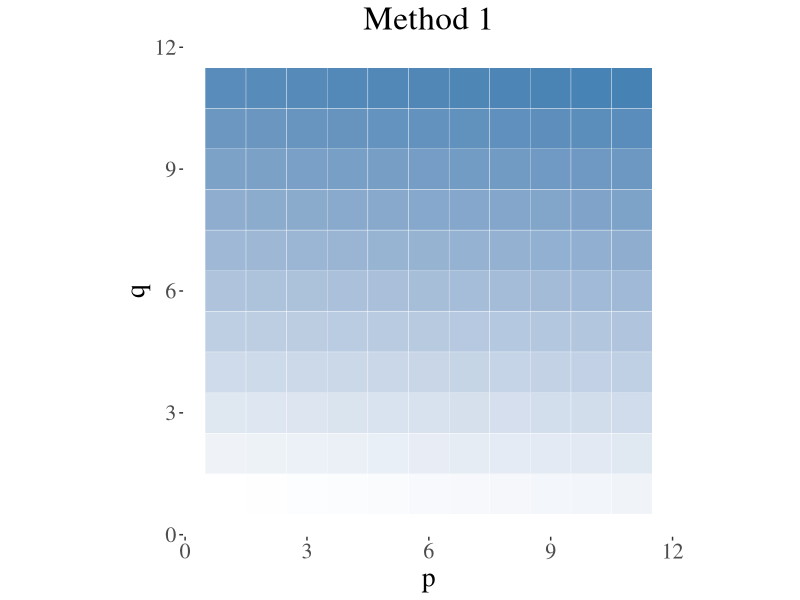
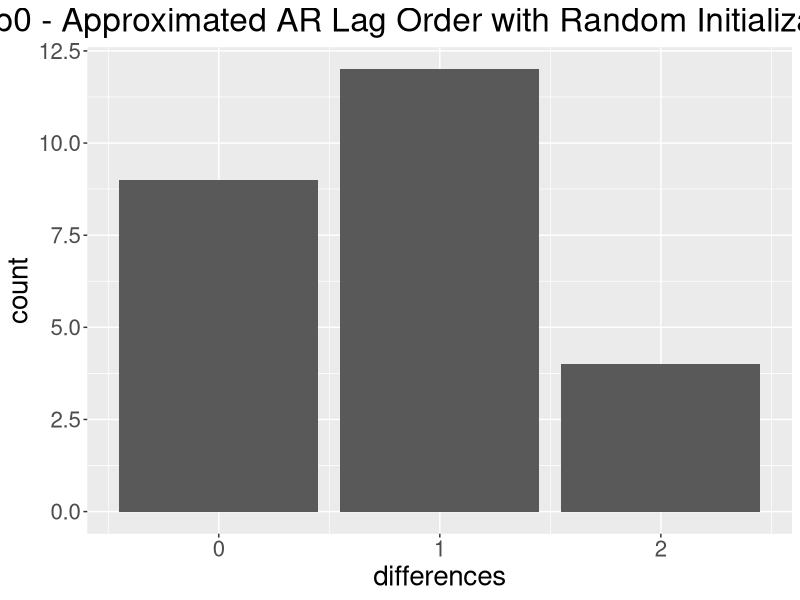
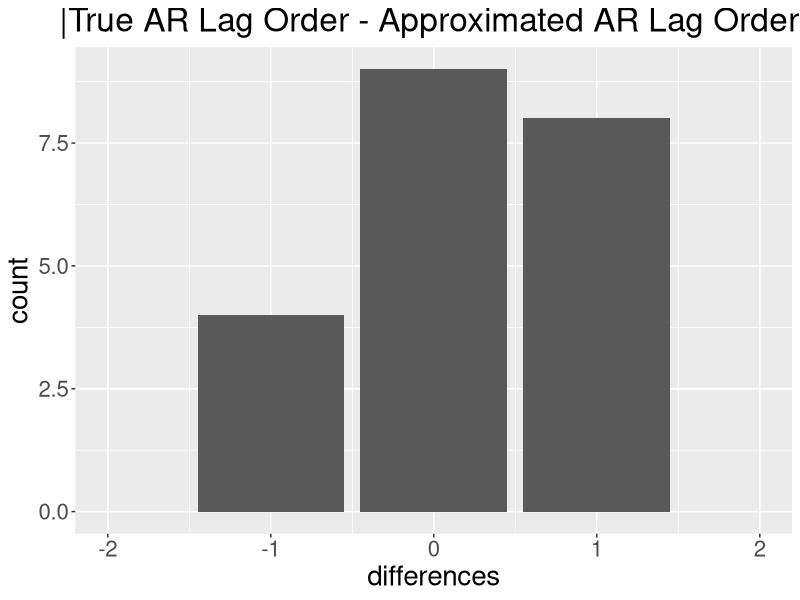

The R script that drew these images, in order:
require(ggplot2)
require(ggthemes)
require(reshape2)

### using results from one time series
# plot grid-search heat map for each of six methods

# sample dataset
ev = matrix(1:121, 11)
rownames(ev) = 1:11
colnames(ev) = 1:11
ev.m = melt(ev, varnames = c('p','q'))
# heatmap where darker color = higher value
ggplot(ev.m, aes(x=p,y=q, fill=value)) +
  geom_tile(color='white', size=0.1) +
  scale_fill_gradient(low='white', high='steelblue') +
  coord_equal() +
  theme_tufte() +
  theme(text=element_text(size=20), 
        legend.position='none',
        plot.title=element_text(hjust=0.5)) +
  ggtitle('Method 1')

par(mfrow=c(3,2))
# plot heatmap for all methods
par(mfrow=c(1,1))


### using results from multiple ts with different initializations
# plot shows robustness to initializations

# sample dataset
# order estimates using initialization = 0
p0 = 2; q0 = 1
# order estimates using random initializations
pq = matrix(floor(runif(50,1,5)), 25, 2)
colnames(pq) = c('p','q')
pq = data.frame(pq)
# counts for distance from p0
diff_p = data.frame(abs(pq$p-p0))
names(diff_p) = 'diff'
ggplot(data=diff_p, aes(diff)) +
  geom_bar() +
  theme(text=element_text(size=20),
        plot.title=element_text(hjust=0.5)) +
  xlab('differences') +
  ggtitle('|p0 - Approximated AR Lag Order with Random Initializations|')

### using results from multiple ts with different initializations
# plot shows initializations at 0 find higher modes

### using results from multiple ts
# plots true lag - approximated lag for each method

# sample dataset similar to previous
diff_p = data.frame(p0 - pq$p)
names(diff_p) = 'diff'
ggplot(data=diff_p, aes(diff)) +
  geom_bar() +
  xlim(-2,2) + # set xlim for comparison btw histograms
  theme(text=element_text(size=20),
        plot.title=element_text(hjust=0.5)) +
  xlab('differences') +
  ggtitle('|True AR Lag Order - Approximated AR Lag Order|')

par(mfrow=c(3,2))
# plots for all methods
par(mfrow=c(1,1))
